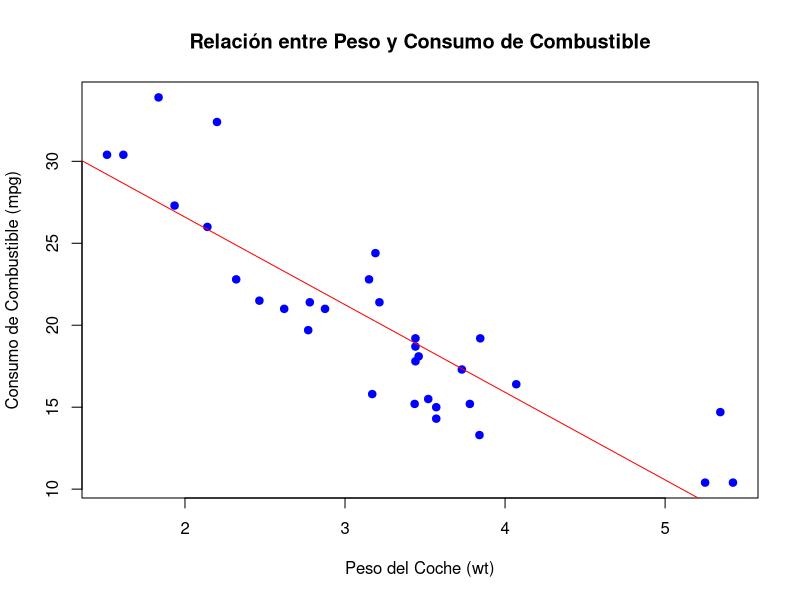

This chart was generated by the following R code:
# Cargar el conjunto de datos mtcars  
data(mtcars)  

# Crear un gráfico de dispersión  
plot(mtcars$wt, mtcars$mpg,  
     main = "Relación entre Peso y Consumo de Combustible",  
     xlab = "Peso del Coche (wt)",  
     ylab = "Consumo de Combustible (mpg)",  
     pch = 19,          # Tipo de punto  
     col = "blue")     # Color de los puntos  

# Agregar una línea de regresión  
abline(lm(mpg ~ wt, data = mtcars), col = "red")


